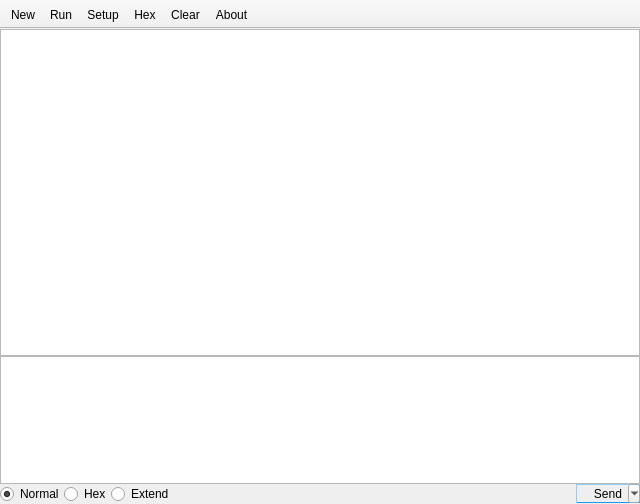
<?xml version="1.0" encoding="UTF-8"?>
<ui version="4.0">
 <class>MainWindow</class>
 <widget class="QMainWindow" name="MainWindow">
  <property name="geometry">
   <rect>
    <x>0</x>
    <y>0</y>
    <width>640</width>
    <height>504</height>
   </rect>
  </property>
  <property name="baseSize">
   <size>
    <width>640</width>
    <height>504</height>
   </size>
  </property>
  <property name="windowTitle">
   <string>pqcom</string>
  </property>
  <widget class="QWidget" name="centralwidget">
   <layout class="QVBoxLayout" name="verticalLayout">
    <property name="spacing">
     <number>0</number>
    </property>
    <property name="margin">
     <number>0</number>
    </property>
    <item>
     <widget class="QTextEdit" name="recvTextEdit">
      <property name="font">
       <font>
        <family>Droid Sans Mono</family>
       </font>
      </property>
      <property name="readOnly">
       <bool>true</bool>
      </property>
     </widget>
    </item>
    <item>
     <widget class="QPlainTextEdit" name="sendPlainTextEdit">
      <property name="sizePolicy">
       <sizepolicy hsizetype="Expanding" vsizetype="Preferred">
        <horstretch>0</horstretch>
        <verstretch>0</verstretch>
       </sizepolicy>
      </property>
      <property name="minimumSize">
       <size>
        <width>0</width>
        <height>32</height>
       </size>
      </property>
      <property name="maximumSize">
       <size>
        <width>16777215</width>
        <height>128</height>
       </size>
      </property>
      <property name="baseSize">
       <size>
        <width>0</width>
        <height>0</height>
       </size>
      </property>
      <property name="font">
       <font>
        <family>Droid Sans Mono</family>
       </font>
      </property>
     </widget>
    </item>
    <item>
     <layout class="QHBoxLayout" name="horizontalLayout">
      <property name="spacing">
       <number>0</number>
      </property>
      <property name="leftMargin">
       <number>0</number>
      </property>
      <property name="rightMargin">
       <number>0</number>
      </property>
      <item>
       <widget class="QRadioButton" name="normalRadioButton">
        <property name="text">
         <string>Normal</string>
        </property>
        <property name="checked">
         <bool>true</bool>
        </property>
       </widget>
      </item>
      <item>
       <widget class="QRadioButton" name="hexRadioButton">
        <property name="text">
         <string>Hex</string>
        </property>
       </widget>
      </item>
      <item>
       <widget class="QRadioButton" name="extendRadioButton">
        <property name="text">
         <string>Extend</string>
        </property>
       </widget>
      </item>
      <item>
       <spacer name="horizontalSpacer">
        <property name="orientation">
         <enum>Qt::Horizontal</enum>
        </property>
        <property name="sizeHint" stdset="0">
         <size>
          <width>40</width>
          <height>20</height>
         </size>
        </property>
       </spacer>
      </item>
      <item>
       <widget class="QToolButton" name="sendButton">
        <property name="minimumSize">
         <size>
          <width>64</width>
          <height>0</height>
         </size>
        </property>
        <property name="styleSheet">
         <string notr="true">border: 1px outset rgb(29, 153, 243);</string>
        </property>
        <property name="text">
         <string>Send</string>
        </property>
        <property name="popupMode">
         <enum>QToolButton::MenuButtonPopup</enum>
        </property>
        <property name="toolButtonStyle">
         <enum>Qt::ToolButtonTextBesideIcon</enum>
        </property>
        <property name="autoRaise">
         <bool>true</bool>
        </property>
       </widget>
      </item>
     </layout>
    </item>
   </layout>
  </widget>
  <widget class="QToolBar" name="toolBar">
   <property name="windowTitle">
    <string>toolBar</string>
   </property>
   <property name="autoFillBackground">
    <bool>false</bool>
   </property>
   <property name="movable">
    <bool>false</bool>
   </property>
   <property name="allowedAreas">
    <set>Qt::TopToolBarArea</set>
   </property>
   <property name="floatable">
    <bool>false</bool>
   </property>
   <attribute name="toolBarArea">
    <enum>TopToolBarArea</enum>
   </attribute>
   <attribute name="toolBarBreak">
    <bool>false</bool>
   </attribute>
   <addaction name="actionNew"/>
   <addaction name="actionRun"/>
   <addaction name="actionSetup"/>
   <addaction name="actionHex"/>
   <addaction name="actionClear"/>
   <addaction name="actionAbout"/>
  </widget>
  <action name="actionSetup">
   <property name="text">
    <string>Setup</string>
   </property>
  </action>
  <action name="actionNew">
   <property name="text">
    <string>New</string>
   </property>
  </action>
  <action name="actionHex">
   <property name="checkable">
    <bool>true</bool>
   </property>
   <property name="text">
    <string>Hex</string>
   </property>
   <property name="visible">
    <bool>true</bool>
   </property>
  </action>
  <action name="actionRun">
   <property name="checkable">
    <bool>true</bool>
   </property>
   <property name="text">
    <string>Run</string>
   </property>
   <property name="toolTip">
    <string>Run</string>
   </property>
  </action>
  <action name="actionAbout">
   <property name="text">
    <string>About</string>
   </property>
  </action>
  <action name="actionClear">
   <property name="text">
    <string>Clear</string>
   </property>
   <property name="toolTip">
    <string>Clear</string>
   </property>
  </action>
 </widget>
 <resources/>
 <connections/>
</ui>
